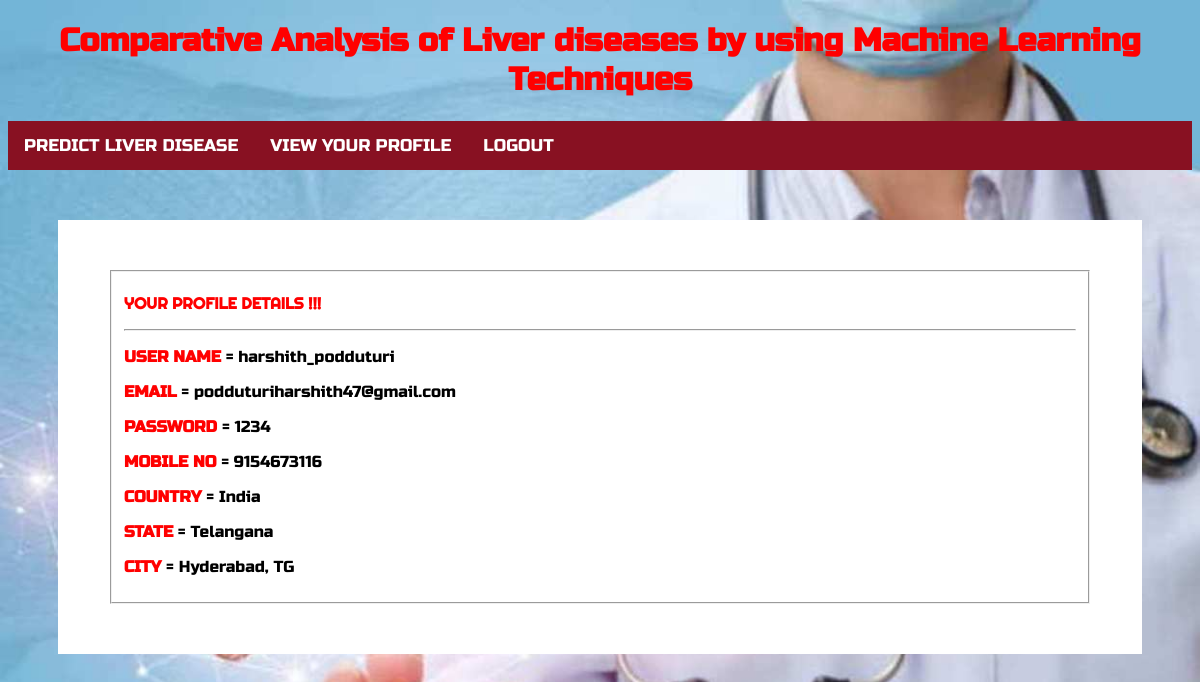
/ViewYourProfile/ (signed in), run on the app's committed database.
### Remote_User/models.py (models this page shows)
class ClientRegister_Model(models.Model):
    username = models.CharField(max_length=30)
    email = models.EmailField(max_length=30)
    password = models.CharField(max_length=10)
    phoneno = models.CharField(max_length=10)
    country = models.CharField(max_length=30)
    state = models.CharField(max_length=30)
    city = models.CharField(max_length=30)

### Remote_User/views.py (the view)
# urls.py: path('ViewYourProfile/', remoteuser.ViewYourProfile, name="ViewYourProfile"),
def ViewYourProfile(request):
    user = ClientRegister_Model.objects.get(id=request.session['userid'])
    return render(request, 'RUser/ViewYourProfile.html', {'object': user})

### Template/htmls/RUser/ViewYourProfile.html (shortened to what this page needs)
{% extends 'RUser/design.html' %}
{% block userblock %}
	<body>
	<div class="container-fluid">
		<div class="container">
			<div class="row">
				<div class="col-md-5">
 					<form role="form" method="POST" >
						<fieldset>
							<p class="text-uppercase pull-center style1">YOUR PROFILE DETAILS !!! </p>
                            <hr>
 							<div class="form-group">
                                <P><span class="style1">USER NAME</span> = {{object.username}}</P>
                            </div>
							<div class="form-group">
                                <P><span class="style1">EMAIL</span> = {{object.email}}</P>
                            </div>
							<div class="form-group">
                                <P><span class="style1">PASSWORD</span> = {{object.password}}</P>
							</div>
							<div class="form-group">
                                <p><span class="style1">MOBILE NO</span> = {{object.phoneno}}</p>
							</div>
							<div class="form-group">
                                <p><span class="style1">COUNTRY</span> = {{object.country}}</p>
							</div>
							<div class="form-group">
                                <p><span class="style1">STATE</span> = {{object.state}}</p>
							</div>
							<div class="form-group">
                                <p><span class="style1">CITY</span> = {{object.city}}</p>
							</div>
						</fieldset>
					</form>
				</div>
            </div>
        </div>
    </div>
{% endblock %}

### Template/htmls/RUser/ViewYourProfile.html (style rules this page uses)
body { background-color:#000000; }
.container-fluid { padding:50px; }
.container { background-color:white;padding:50px; }
.text-uppercase { font-family: 'Righteous', cursive; }
.style1 { color: #FF0000; font-weight: bold; }

### data on the page
ClientRegister_Model: username "harshith_podduturi", email "podduturiharshith47@gmail.com", password "1234", phoneno "9154673116", country "India", state "Telangana", city "Hyderabad, TG"
